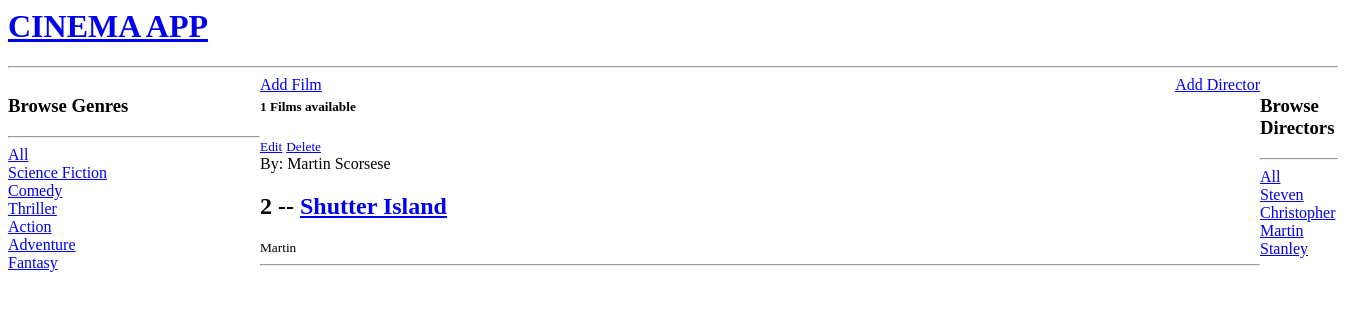
The page /?q=Thriller on the database its author committed.
### catalogoapp/models.py (models this page shows, shortened)
class Genre(models.Model):
    name = models.CharField(max_length=200)

class Films(models.Model):
    author = models.ForeignKey(Director, default=None, on_delete=models.CASCADE, null=True)
    name = models.CharField(max_length=200)
    pub_date = models.DateField('date published')
    genre = models.ForeignKey(Genre, on_delete=models.CASCADE, null=True)
    sinopsis = models.CharField(max_length=200)
    likes = models.IntegerField(default=0)

class Director(models.Model):
    name = models.CharField(max_length=200)
    last_name = models.CharField(max_length=200)
    country = models.CharField(max_length=200)

### catalogoapp/views.py (the view)
# urls.py: path('', views.home, name='home'),
def home(request):
    q = request.GET.get('q') if request.GET.get('q') != None else ''
    films = Films.objects.filter(
        Q(genre__name__icontains=q) |
        Q(name__icontains=q) |
        Q(sinopsis__icontains=q) |
        Q(author__name__icontains=q)
        ) # When filtering films, it will show only the values that match "q" or whatever if value is != None, otherwise it will show all
    genres = Genre.objects.all()
    directors = Director.objects.all()
    film_count = films.count()
    context = {'films': films, 'genres': genres, 'film_count': film_count, 'directors': directors}
    return render(request, 'catalogoapp/home.html', context)

### catalogoapp/templates/catalogoapp/home.html (shortened to what this page needs)
{% extends 'main.html' %}
{% block content %}
<div class="home-container">
    <div>
        <h3>Browse Genres</h3>
        <hr style="width: 250px">
        <div>
            <a href="{% url 'home' %}">All</a>
        </div>
        {% for genre in genres %}
            <div>
                <a href="{% url 'home' %}?q={{genre.name}}">{{genre.name}}</a>
            </div>
        {% endfor %}
    </div>
    <div>
        <div class="containere">
            <a class="inlineLeft"href="{% url 'create-film' %}">Add Film </a>
            <a class="inlineRight" href="{% url 'create-director' %}">Add Director </a>
        </div>
        <h5>{{film_count}} Films available</h5>
        <div>
            {% for film in films %}
                <div>
                    <small><a href="{% url 'update-film' film.id %}">Edit</a></small>
                    <small><a href="{% url 'delete-film' film.id %}">Delete</a></small><br>
                    <span>By: {{film.author.name}} {{film.author.last_name}}</span>
                    <h2>{{film.id}} -- <a href="{% url 'film' film.id %}">{{film.name}}</h2></a>
                    <small>{{film.author.name}}</small>
                    <hr>
                </div>
            {% endfor %}
        </div>
    </div>
    <div>
        <h3>Browse Directors</h3>
        <hr>
        <div>
            <a href="{% url 'home' %}">All</a>
        </div>
        {% for director in directors %}
            <div>
                <a href="{% url 'home' %}?q={{director.name}}">{{director.name}}</a>
            </div>
        {% endfor %}
    </div>
</div>
{% endblock %}

### catalogoapp/templates/catalogoapp/home.html (style rules this page uses)
.home-container { display: grid; grid-template-columns: 1fr 3fr 1fr; }
.containere { position: relative; width: 1000px; }
.inlineLeft, .inlineRight { position: absolute; display: inline; }
.inlineRight { right: 0; }

### rows shown on the page
Genre: name "Science Fiction"
Genre: name "Comedy"
Genre: name "Thriller"
Genre: name "Action"
Genre: name "Adventure"
Genre: name "Fantasy"
Films: author.name "Martin", author.last_name "Scorsese", id "2", name "Shutter Island"
Director: name "Steven"
Director: name "Christopher"
Director: name "Martin"
Director: name "Stanley"

### other values the page prints
{{ film_count }} "1"
